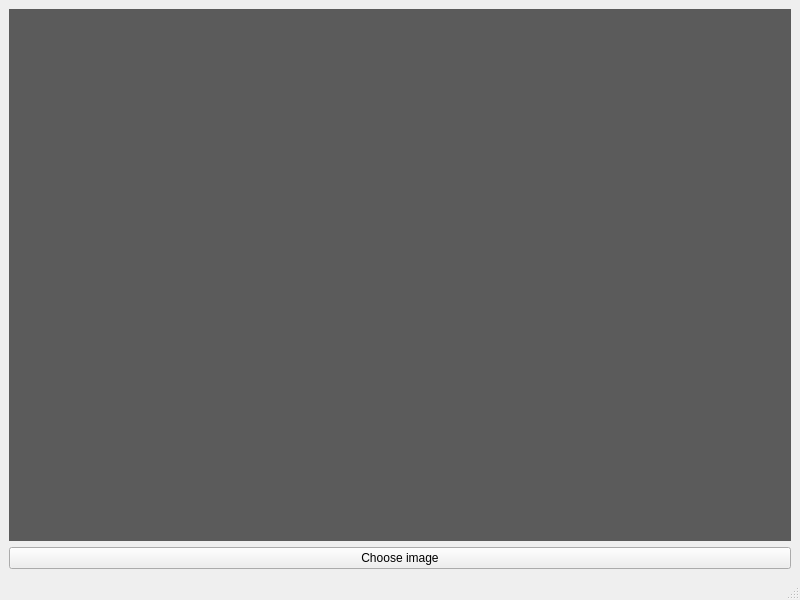
<?xml version="1.0" encoding="UTF-8"?>
<ui version="4.0">
 <class>MainWindow</class>
 <widget class="QMainWindow" name="MainWindow">
  <property name="geometry">
   <rect>
    <x>0</x>
    <y>0</y>
    <width>800</width>
    <height>600</height>
   </rect>
  </property>
  <property name="windowTitle">
   <string>MainWindow</string>
  </property>
  <widget class="QWidget" name="centralwidget">
   <layout class="QGridLayout" name="gridLayout">
    <item row="0" column="0">
     <widget class="PlotWidget" name="imageView" native="true">
      <property name="styleSheet">
       <string notr="true">background-color: rgb(91, 91, 91);</string>
      </property>
     </widget>
    </item>
    <item row="1" column="0">
     <widget class="QPushButton" name="openFile">
      <property name="text">
       <string>Choose image</string>
      </property>
     </widget>
    </item>
   </layout>
  </widget>
  <widget class="QMenuBar" name="menubar">
   <property name="geometry">
    <rect>
     <x>0</x>
     <y>0</y>
     <width>800</width>
     <height>26</height>
    </rect>
   </property>
  </widget>
  <widget class="QStatusBar" name="statusbar"/>
 </widget>
 <customwidgets>
  <customwidget>
   <class>PlotWidget</class>
   <extends>QWidget</extends>
   <header>pyqtgraph.h</header>
   <container>1</container>
  </customwidget>
 </customwidgets>
 <resources/>
 <connections/>
</ui>
